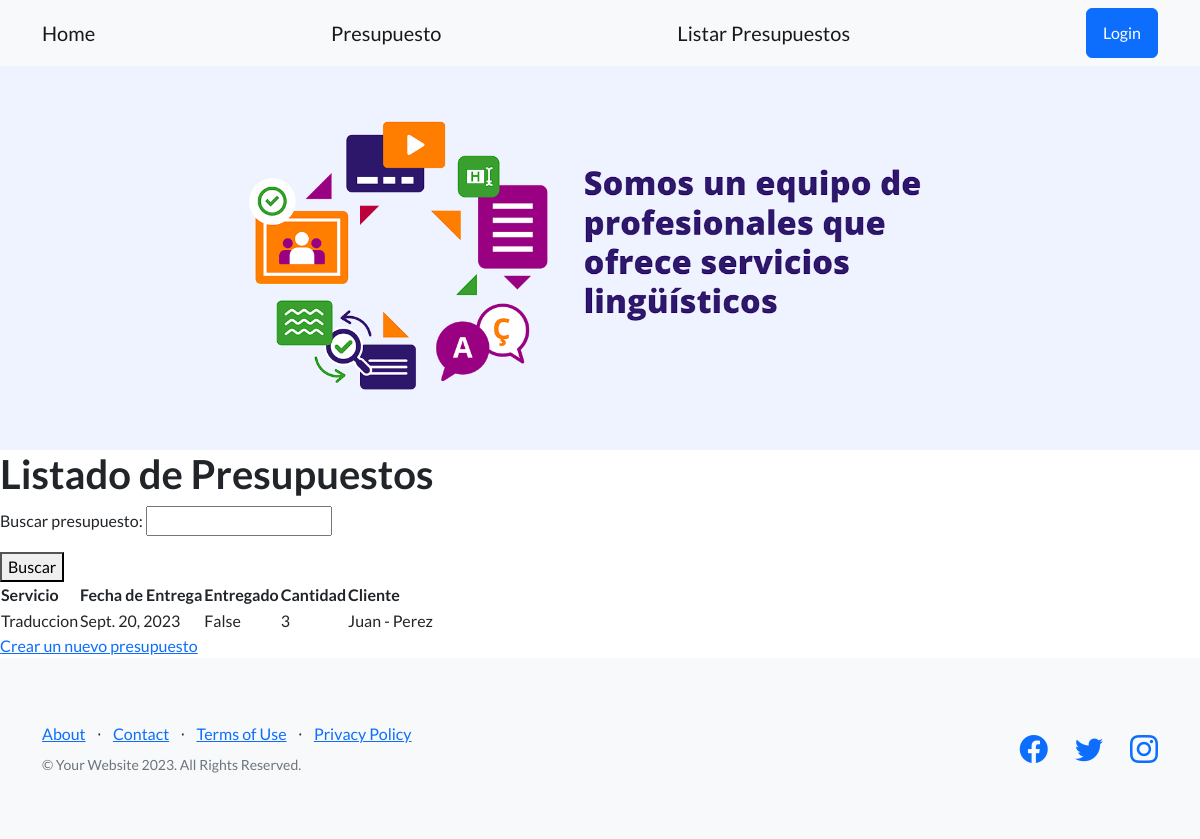
Page /app/presupuestos/ on the earlier database version.
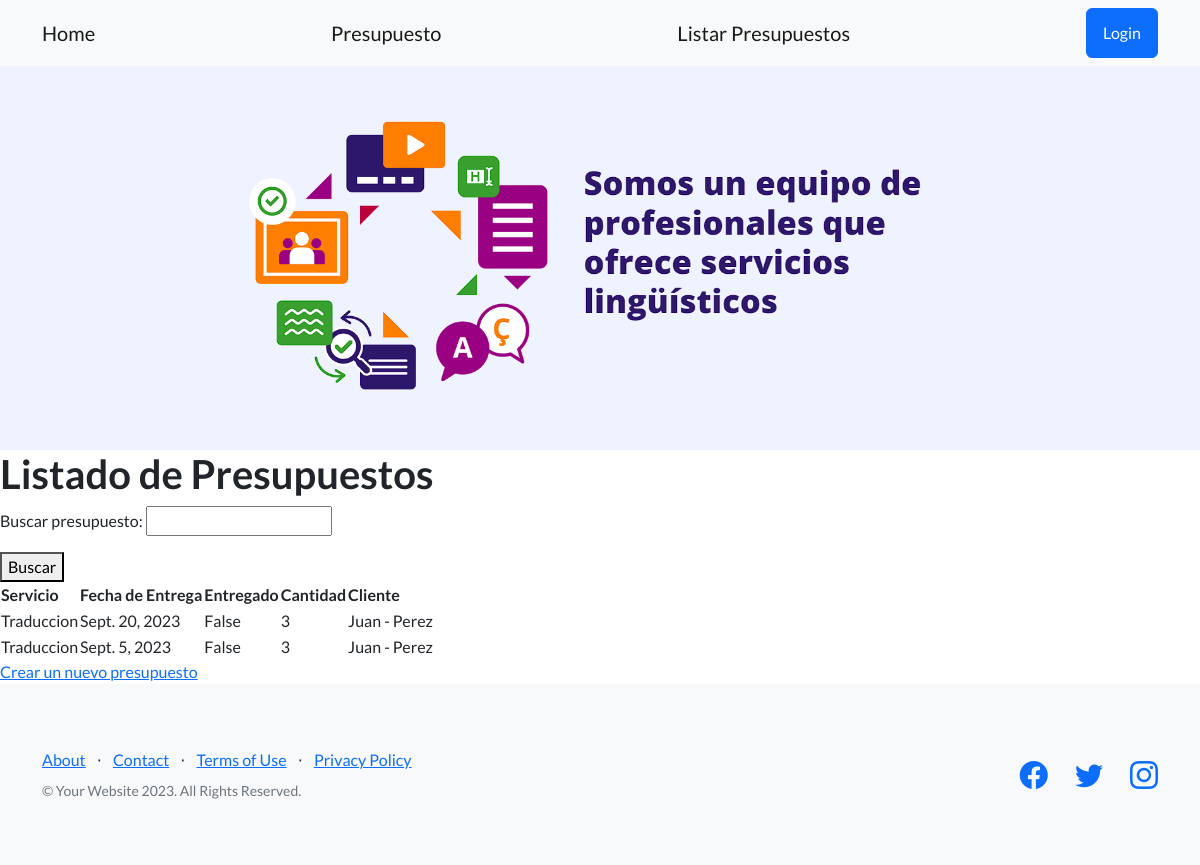
Same page on the later database version.
### app/models.py (models this page shows, shortened)
class Presupuesto(models.Model):
    servicio = models.CharField(max_length=40)
    fechaDeEntrega = models.DateField()
    entregado = models.BooleanField()
    cantidad = models.IntegerField()
    cliente = models.ForeignKey(Cliente, on_delete=models.CASCADE)

class Cliente(models.Model):
    nombre = models.CharField(max_length=40)
    apellido = models.CharField(max_length=40)
    email = models.EmailField()
    def __str__(self):
        return f"{self.nombre} - {self.apellido}"

### app/views.py (the view, shortened to what this page needs)
# urls.py: path("presupuestos/", listar_presupuestos, name="ListarPresupuestos"),
def listar_presupuestos(req):
    form = BusquedaPresupuestoForm()
    presupuestos = Presupuesto.objects.all()
    return render(
        req, "listar_presupuestos.html", {"presupuestos": presupuestos, "form": form}
    )

### app/forms.py
class BusquedaPresupuestoForm(forms.Form):
    consulta = forms.CharField(label="Buscar presupuesto", max_length=100)

### app/templates/listar_presupuestos.html (shortened to what this page needs)
{% extends 'home.html' %} {% block contenidoQueCambia %}
<!DOCTYPE html>
<html lang="es">
  <head>
  </head>
  <body>
    <h1>Listado de Presupuestos</h1>
    <form method="post">
      {% csrf_token %} {{ form.as_p }}
      <button type="submit">Buscar</button>
    </form>
    <table>
      <thead>
        <tr>
          <th>Servicio</th>
          <th>Fecha de Entrega</th>
          <th>Entregado</th>
          <th>Cantidad</th>
          <th>Cliente</th>
        </tr>
      </thead>
      <tbody>
        {% for presupuesto in presupuestos %}
        <tr>
          <td>{{ presupuesto.servicio }}</td>
          <td>{{ presupuesto.fechaDeEntrega }}</td>
          <td>{{ presupuesto.entregado }}</td>
          <td>{{ presupuesto.cantidad }}</td>
          <td>{{ presupuesto.cliente }}</td>
        </tr>
        {% endfor %}
      </tbody>
    </table>
    <a href="{% url 'PresupuestoFormulario' %}">Crear un nuevo presupuesto</a>
  </body>
</html>
{% endblock contenidoQueCambia %}

Differences in the rows shown:
added Presupuesto: servicio "Traduccion", fechaDeEntrega "Sept. 5, 2023", entregado "False", cantidad "3", cliente "Juan - Perez"
